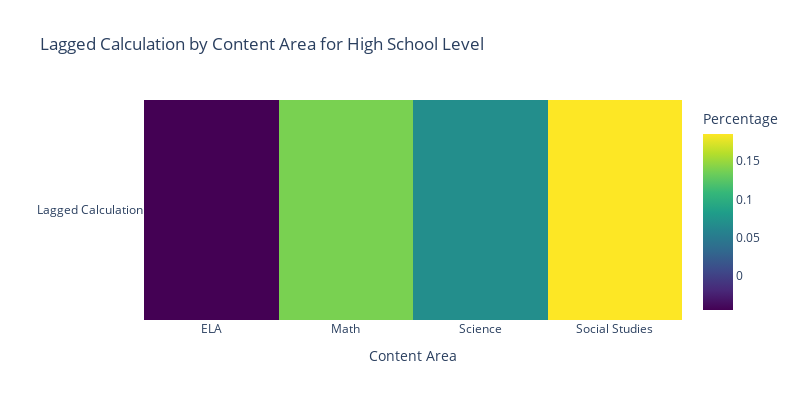

Notebook code for this chart:
### Markdown cell above
### 📊 Visual EDA

### Code cell
# Specify the school level you want to focus on
selected_school_level = 'High'

# Filter the data for "All Students" student group and the selected school level
data = weighted_average_metrics[(weighted_average_metrics['student_group'] == 'All Students') & (weighted_average_metrics['school_lvl'] == selected_school_level)]

# Get the unique content areas for the selected school level
content_areas = data['subject_area'].unique()

# Create a 2D array to store the heatmap values
z_data = []

# Iterate over content areas
for content_area in content_areas:
    # Filter the data for the current content area
    content_area_data = data[data['subject_area'] == content_area]
    
    # Get the lagged calculation values for the current content area
    lagged_values = content_area_data['pctm_pp'].values
    
    # Append the lagged calculation values to the z_data list, ignoring NaN values
    z_data.append([value for value in lagged_values if not np.isnan(value)])

# Create the heatmap trace
heatmap = go.Heatmap(
    x=content_areas,
    y=['Lagged Calculation'],
    z=z_data,
    colorscale='viridis',
    colorbar=dict(title='Percentage')
)

# Create the figure and add the heatmap
fig = go.Figure(data=heatmap)

# Customize the layout
fig.update_layout(
    title=f'Lagged Calculation by Content Area for {selected_school_level} School Level',
    xaxis=dict(title='Content Area'),
    yaxis=dict(title=''),
    height=400,
    width=800
)

# Show the heatmap
fig.show()

### Figure 1 — Plotly figure (JSON) as saved in the notebook; plotly's stock layout.template omitted (floating-point values rounded to 4 significant figures; data arrays with more than 128 entries replaced by an {"elided": "..."} marker saying what was removed)
{"data": [{"colorbar": {"title": {"text": "Percentage"}}, "colorscale": [[0, "#440154"], [0.1111, "#482878"], [0.2222, "#3e4989"], [0.3333, "#31688e"], [0.4444, "#26828e"], [0.5556, "#1f9e89"], [0.6667, "#35b779"], [0.7778, "#6ece58"], [0.8889, "#b5de2b"], [1, "#fde725"]], "type": "heatmap", "x": ["ELA", "Math", "Science", "Social Studies"], "y": ["Lagged Calculation"], "z": {"elided": "4 rows, 430 float values in total"}}], "layout": {"height": 400, "title": {"text": "Lagged Calculation by Content Area for High School Level"}, "width": 800, "xaxis": {"title": {"text": "Content Area"}}, "yaxis": {"title": {"text": ""}}}}
